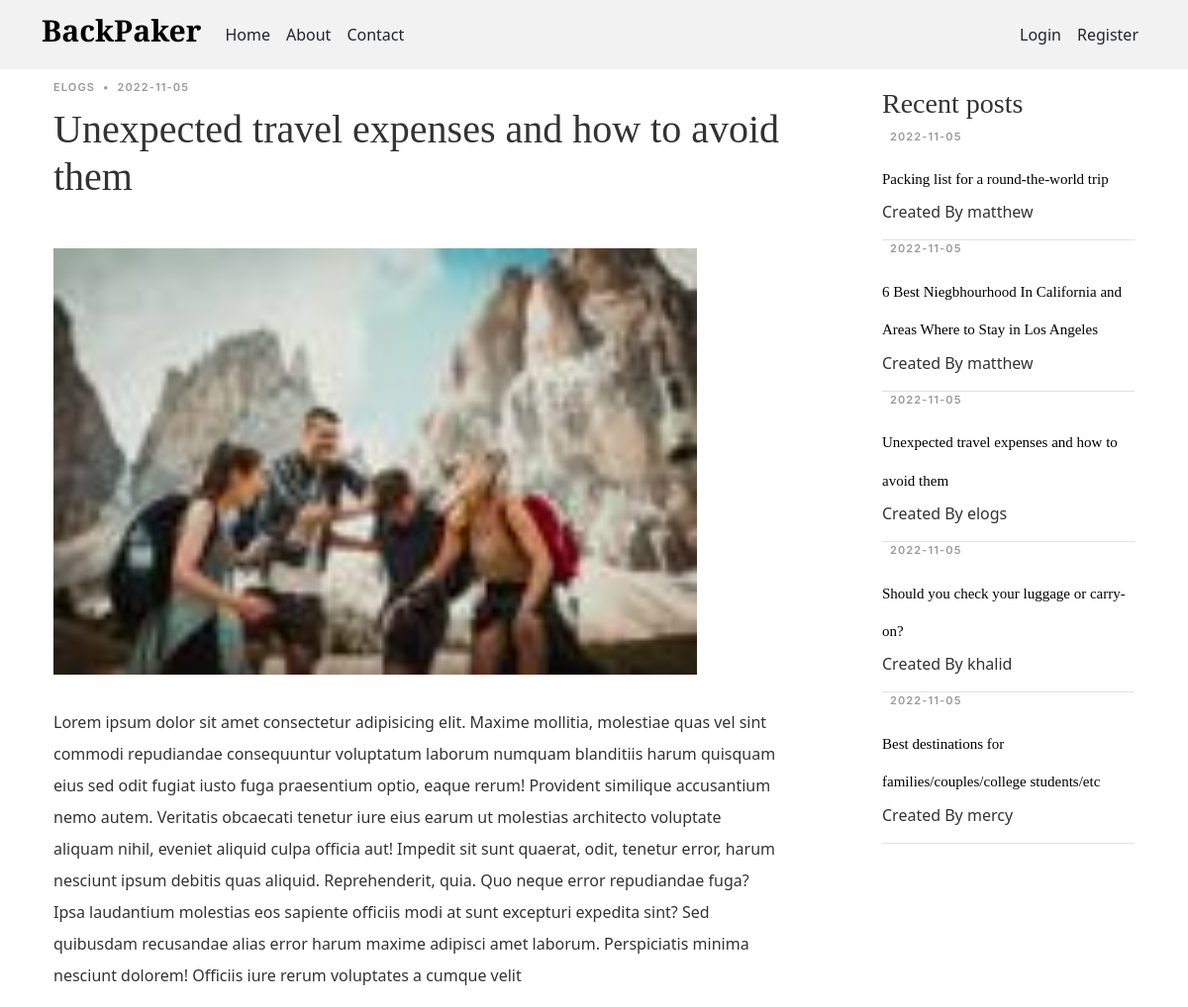
Page /post/9 on the committed database.
### flaskblog/models.py (models this page shows, shortened)
class User(db.Model, UserMixin):
    id = db.Column(db.Integer, primary_key=True)
    username = db.Column(db.String(20), unique=True, nullable=False)
    email = db.Column(db.String(120), unique=True, nullable=False)
    profile_img = db.Column(db.String(20), nullable=False, default='default.jpg')
    password = db.Column(db.String(60), nullable=False)
    posts = db.relationship('Post', backref='author', lazy=True)
    with app.app_context():
      db.create_all()

class Post(db.Model):
    id = db.Column(db.Integer, primary_key=True)
    title = db.Column(db.String(100), nullable=False)
    date_posted = db.Column(db.DateTime, nullable=False, default=datetime.utcnow)
    content = db.Column(db.Text, nullable=False)
    user_id = db.Column(db.Integer, db.ForeignKey('user.id'), nullable=False)
    image_file = db.Column(db.String(20))
    with app.app_context():
         db.create_all()

### flaskblog/routes.py (the view)
@app.route("/post/<int:post_id>")
def post(post_id):
    posts =Post.query.all()
    post = Post.query.get_or_404(post_id)
    image_file = url_for('static', filename='uploads/' + post.image_file)
    return render_template('post.html', title=post.title, post=post, posts=posts, image_file=image_file )

### flaskblog/templates/post.html (shortened to what this page needs)
{% extends "layout.html" %}
{% block content %}
<section class="single-post-content">
    <div class="container">
        <div class="row mt-5">
            <div class="col-md-9 post-content" data-aos="fade-up">
                <div class="single-post">
                    <div class="post-meta"><span class="date">{{ post.author.username }}</span> <span
                            class="mx-1">&bullet;</span>
                        <span>{{ post.date_posted.strftime('%Y-%m-%d') }}</span>
                    </div>
                </div>
                <h1 class="mb-5">{{ post.title }}</h1>
                <img class="img_fluid" src="{{ image_file }}" alt="">
                <p class="article-content">{{ post.content }}</p>
            </div>
            <div class="col-md-3">
                <h3 class="mt-2">Recent posts</h3>
                {% for post in posts[1:6] %}
                <div class="aside-block">
                    <div class="tab-content">
                        <div class="post-entry-1 border-bottom">
                            <div class="post-meta">
                                <span>{{ post.date_posted.strftime('%Y-%m-%d') }}</span>
                            </div>
                            <h2 class="mb-2"><a href="/post/{{post.id}}">{{ post.title }}
                                </a>
                            </h2>
                            <span class="author mb-3 d-block">
                                <span>Created By</span> {{ post.author.username }}
                            </span>
                        </div>{% endfor %}
                    </div>
                </div>
            </div>
        </div>
    </div>
</section>
{% endblock content %}

### flaskblog/static/main.css (style rules this page uses)
body { background: white; color: #333333; margin-top: 5rem; }
a { color: var(--color-links); text-decoration: none; }
h1, h2, h3, h4, h5, h6 { font-family: var(--font-primary); }
p { font-family: var(--font-default); }
.article-content { line-height: 2; width: 90%; }
.post-meta { font-size: 11px; letter-spacing: 0.07rem; text-transform: uppercase; font-weight: 600; font-family: var(--font-secondary); color: rgba(var(--color-black-rgb), 0.4); margin-bottom: 10px; }
.post-entry-1 h2 a { color: var(--color-black); font-size: 15px; }
.aside-block { margin-bottom: 30px; }
.img_fluid { max-width: 100%; height: auto; width: 80%; margin-bottom: 2rem; }
:root { --cr2: #fff; --cr3: #000000da; --cr4: #000000a1; --cr5: #beb4b1; --fs1: 34px; --fs2: 24px; --fs3: 20px; --fs4: 16px; --fs5: 14px; }

### flaskblog/static/variables.css (style rules this page uses)
:root { --font-default: 'EB Garamond', system-ui, -apple-system, "Segoe UI", Roboto, "Helvetica Neue", Arial, "Noto Sans", "Liberation Sans", sans-serif, "Apple Color Emoji", "Segoe UI Emoji", "Segoe UI Symbol", "Noto Color Emoji"; --font-primary: 'EB Garamond', serif; --font-secondary: 'Inter', sans-serif; --color-default: #212529; --color-default-rgb: 33, 37, 41; --color-links: #212529; --color-links-hover: #15171a; --color-primary: #212529; --color-primary-light: #26282c; --color-primary-dark: #0b0c0e; --color-primary-rgb: 33, 37, 41; --color-primary-light-rgb: 38, 40, 44; --color-primary-dark-rgb: 11, 12, 14; --color-secondary: #596d80; --color-secondary-light: #8498aa; --color-secondary-dark: #404f5c; --color-secondary-rgb: 89, 109, 128; --color-secondary-light-rgb: 132, 152, 170; --color-secondary-dark-rgb: 64, 79, 92; --color-blue: #0d6efd; --color-blue-rgb: 13, 110, 253; --color-indigo: #6610f2; --color-indigo-rgb: 102, 16, 242; --color-purple: #6f42c1; --color-purple-rgb: 111, 66, 193; --color-pink: #f3268c; --color-pink-rgb: 243, 38, 140; --color-red: #df1529; --color-red-rgb: 223, 21, 4; --color-orange: #fd7e14; --color-orange-rgb: 253, 126, 20; --color-yellow: #ffc107; --color-yellow-rgb: 255, 193, 7; --color-green: #059652; --color-green-rgb: 5, 150, 82; --color-teal: #20c997; --color-teal-rgb: 32, 201, 151; --color-cyan: #0dcaf0; --color-cyan-rgb: 13, 202, 240; --color-white: #ffffff; --color-white-rgb: 255, 255, 255; --color-gray: #6c757d; --color-gray-rgb: 108, 117, 125; --color-black: #000000; --color-black-rgb: 0, 0, 0; }
:root { --bs-blue: var(--color-blue); --bs-indigo: var(--color-indigo); --bs-purple: var(--color-purple); --bs-pink: var(--color-pink); --bs-red: var(--color-red); --bs-orange: var(--color-orange); --bs-yellow: var(--color-yellow); --bs-green: var(--color-green); --bs-teal: var(--color-teal); --bs-cyan: var(--color-cyan); --bs-white: var(--color-white); --bs-gray: var(--color-gray); --bs-gray-dark: #343a40; --bs-gray-100: #f8f9fa; --bs-gray-200: #e9ecef; --bs-gray-300: #dee2e6; --bs-gray-400: #ced4da; --bs-gray-500: #adb5bd; --bs-gray-600: #6c757d; --bs-gray-700: #495057; --bs-gray-800: #343a40; --bs-gray-900: #212529; --bs-primary: var(--color-blue); --bs-secondary: var(--color-blue); --bs-success: #198754; --bs-info: #0dcaf0; --bs-warning: #ffc107; --bs-danger: #dc3545; --bs-light: #f8f9fa; --bs-dark: #212529; --bs-primary-rgb: var(--color-primary-rgb); --bs-secondary-rgb: var(--color-secondary-rgb); --bs-success-rgb: 25, 135, 84; --bs-info-rgb: 13, 202, 240; --bs-warning-rgb: 255, 193, 7; --bs-danger-rgb: 220, 53, 69; --bs-light-rgb: 248, 249, 250; --bs-dark-rgb: 33, 37, 41; --bs-white-rgb: var(--color-white-rgb); --bs-black-rgb: var(--color-black-rgb); --bs-body-color-rgb: var(--color-default-rgb); --bs-body-bg-rgb: 255, 255, 255; --bs-font-sans-serif: var(--font-default); --bs-font-monospace: SFMono-Regular, Menlo, Monaco, Consolas, "Liberation Mono", "Courier New", monospace; --bs-gradient: linear-gradient(180deg, rgba(255, 255, 255, 0.15), rgba(255, 255, 255, 0)); --bs-body-font-family: var(--font-default); --bs-body-font-size: 1rem; --bs-body-font-weight: 400; --bs-body-line-height: 1.5; --bs-body-color: var(--color-default); --bs-body-bg: #fff; }

### rows in the picture
User: author.username "ELOGS"
Post: date_posted "2022-11-05", title "Unexpected travel expenses and how to avoid them", content "Lorem ipsum dolor sit amet consectetur adipisicing elit. Maxime mollitia, molestiae quas vel sint commodi repudiandae consequuntur voluptatum laborum numquam blanditiis harum quisquam eius sed odit fugiat iusto fuga praesentium optio, eaque rerum! Provident similique accusantium nemo autem. Veritatis obcaecati tenetur iure eius earum ut molestias architecto voluptate aliquam nihil, eveniet aliquid culpa officia aut! Impedit sit sunt quaerat, odit, tenetur error, harum nesciunt ipsum debitis quas aliquid. Reprehenderit, quia. Quo neque error repudiandae fuga? Ipsa laudantium molestias eos sapiente officiis modi at sunt excepturi expedita sint? Sed quibusdam recusandae alias error harum…", author.username "elogs"
Post: date_posted "2022-11-05", title "Packing list for a round-the-world trip", author.username "matthew"
Post: date_posted "2022-11-05", title "6 Best Niegbhourhood In California and Areas Where to Stay in Los Angeles", author.username "matthew"
Post: date_posted "2022-11-05", title "Should you check your luggage or carry-on?", author.username "khalid"
Post: date_posted "2022-11-05", title "Best destinations for families/couples/college students/etc", author.username "mercy"
